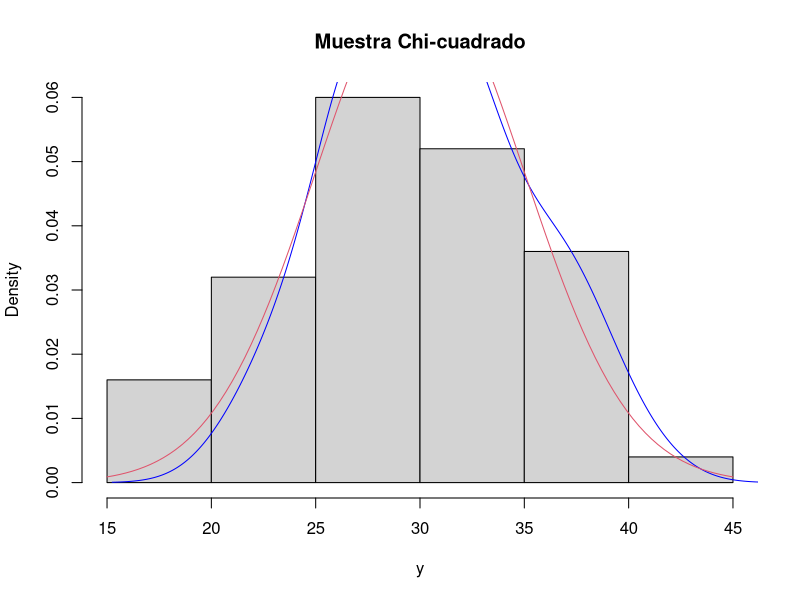
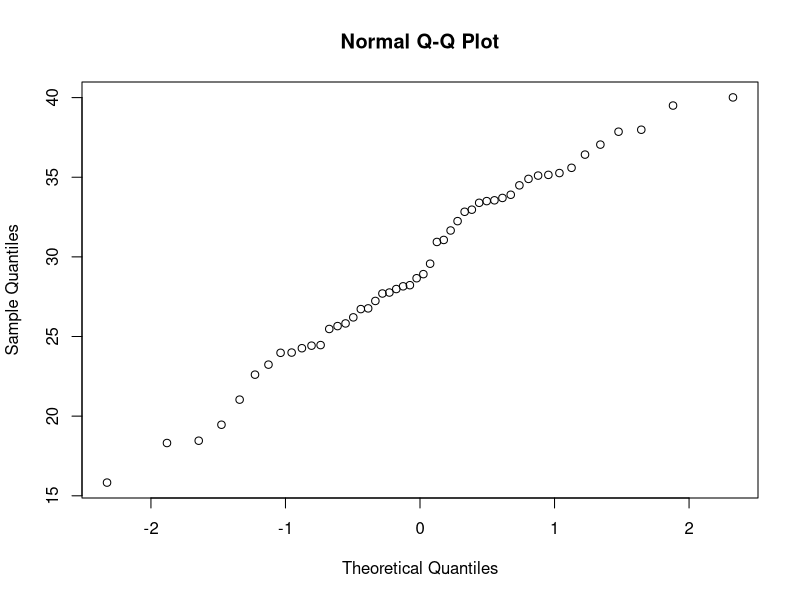
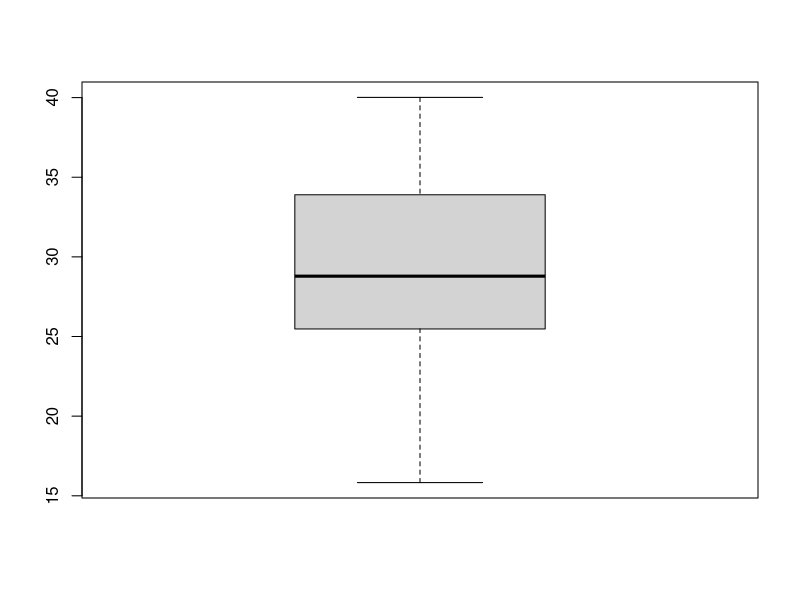
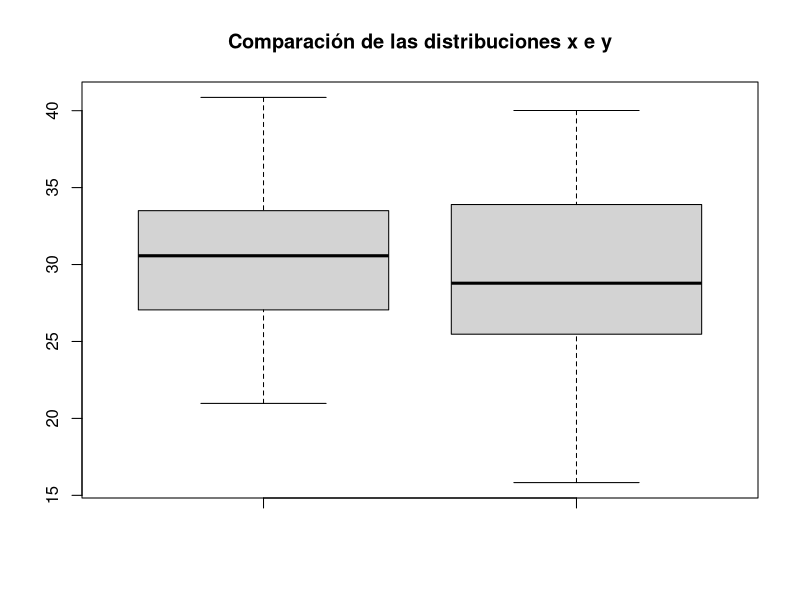
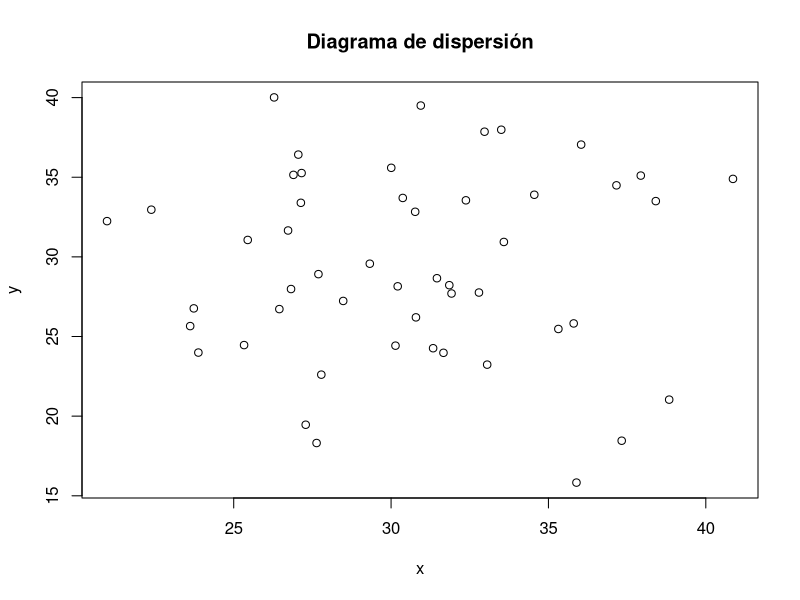
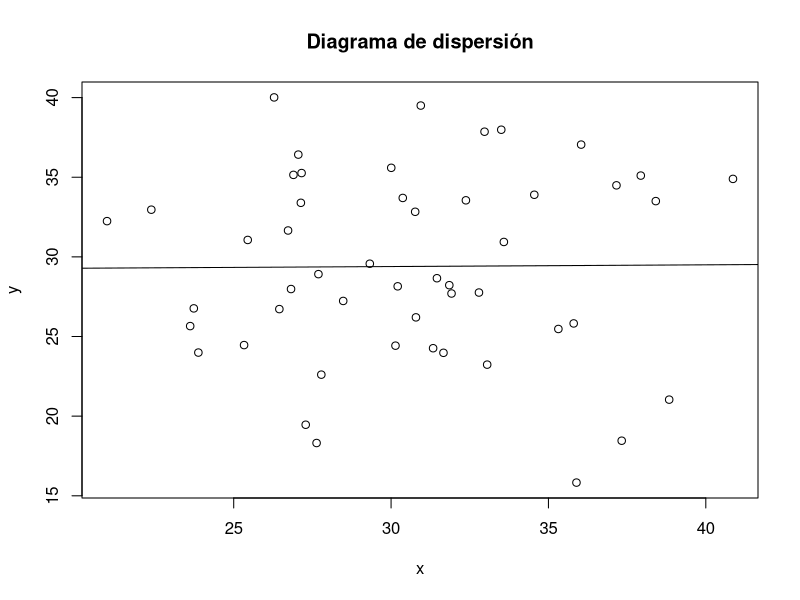
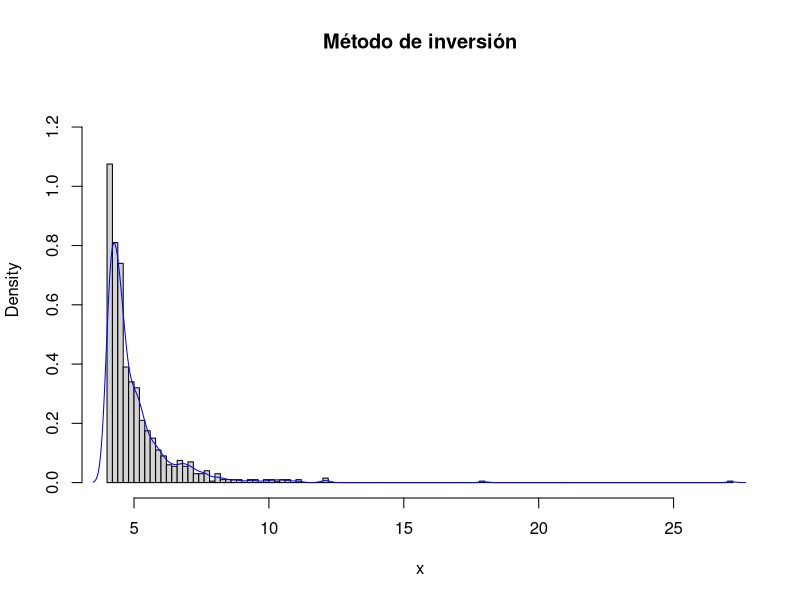
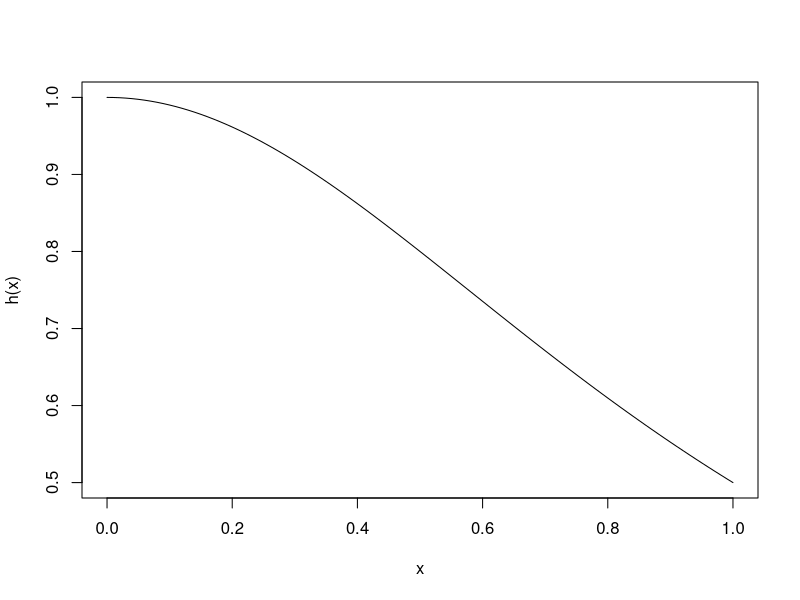

The R source for these figures, in order:
#' -------------------------------------------------------------------------------------
#' Carlota Valdivia Manzano
#' Estadistica Computacional
#' Curso 2021-2022
#' --------------------------------------------------------------------------------------

#' -------------------------------REPASO PARCIAL 2---------------------------------------

#' --Ejercicio 1-------------------------------------------------------------------------

#' Establecemos la semilla del generador de números aleatorios
set.seed(1)

#' Generamos 50 valores desde una distribución Chi-cuadrado con n= 30 grados de libertad
#' y lo almacenamos en un vector y
y<-rchisq(50, df = 30)

#' Generamos 50 valores desde una distribución Normal con media 30 y desviación típica 5
#' y lo almacenamos en un vector x
x<-rnorm(50, mean = 30, sd = 5)

#' Calculamos la media, la desviación típica y los tres cuartiles de y
mean_y<-mean(y)
sd_y<-sd(y)
quantile(y, c(0.25,0.5,0.75))

#' Representamos un histograma de los datos almacenados en y
hist(y, breaks="FD",freq=FALSE,main="Muestra Chi-cuadrado")

#' Suporponemos al histograma anterior la curva de la densidad Normal con media y desviación
#' típica la de los datos.
lines(density(x),col='blue')
curve(dnorm(x,mean=30, sd=5),add=TRUE,col=2)

#' Representamos un gráfico probabilístico normal de los valores de y 
qqnorm(y)

#' Representamos un gráfico de cajas de los valores de y
boxplot(y)

#' Representamos un gráfico de cajas múltiples (2 cajas) que permita comparar la distribución
#' x e y
boxplot(x, y, main = "Comparación de las distribuciones x e y")

#' Representamos un diagrama de dispersión de los valores de x (en el eje horizontal) frente
#' a los valores de y (en el eje vertical).
plot(x, y, main = "Diagrama de dispersión")

#' Ajustamos un modelo de regresión lineal con los datos almacenados en x e y.
mod <- lm(y ~ 1 + x)

#' Representamos el modelo ajustado sobre el diagrama de dispersión anterior
plot(x, y, main = "Diagrama de dispersión")
abline(mod)

#' Borramos memoria

rm(list=ls(all=TRUE))




#' --Ejercicio 2-------------------------------------------------------------------------

#' Escribir una función que simule el lanzamiento de n dados
#' * La función tendrá un único argumento, el número de lanzamientos n, y tomará el valor 
#'   4 por defecto. 
#' * La función devolverá como posibles valores: TRUE, si se obtiene al menos un 6
#'                                               FALSE, en caso contrario

lanzamiento.dados<-function(n=4)
{
    x<-sample(1:6,n,replace=FALSE)

    print(x)

    return(any(x == 6)) 
}

#' Utilizamos la función anterior para simular nsim=1000 jugadas de este juego, y calcular
#' la proporción de veces que se gana la apuesta de "obtener al menos un 6 en n=4 lanzamientos"
nsim<-1000
x<-sapply(rep(4,nsim), lanzamiento.dados)
mean(x)

#' Comparamos el resultado con la probabilidad exacta que es 1 - (5/6)^n
1-(5/6)^4

#' Borramos memoria

rm(list=ls(all=TRUE))



#' --Ejercicio 3-------------------------------------------------------------------------

#' Utilizando el método de inversión vamos a generar n=1000 valores de una distribución 
#' Pareto con parámetros a=5 y b=4.
n<-1000
a<-5
b<-4

set.seed(1)
u<-runif(n)

#' Evaluamos usando gráficos y el contraste de Kolmogorov-Smirnow que en efecto los valores
#' generados provienen de dicha distribución.

inversa.pareto<-function(u, a, b) {
  (b/(1-u)^(1/a))
}

x<-inversa.pareto(u,a,b)

#' Creamos el gráfico
hist(x, breaks="FD", freq=FALSE, main="Método de inversión", ylim=c(0,1.3))
lines(density(x), col="blue")

#' Evaluamos el contraste de Kolmogorov-Smirnow
f.pareto<-function(x, a, b) {
  ifelse(x >= b, (a*b^a)/(x^(a+1)), 0)
}

F.pareto<-function(x, a, b) {
  ifelse(x >= b, 1-(b/x)^a, 0)
}

ks.test(x,F.pareto,a=a,b=b)

#' Borramos memoria
rm(list=ls(all=TRUE))



#' --Ejercicio 4-------------------------------------------------------------------------

#' Utilizando la intregración de Monte Carlo se pide aproximar la integral y calcular el error
#' de aproximación.
#' Para ello consideramos un número suficientemene grande de simulaciones, evaluando la 
#' convergencia mediante un gráfico.

#' Definimos la función a integrar
h<-function(x) {
  1/(1+x^2)
}

#' Visualizamos la función en el dominio de integración
curve(h,0,1)

#' Fijamos el número de simulaciones
nsim<-1000

#' Calculamos la aproximación
set.seed(1)
x<-runif(nsim)
hx<-sapply(x,h)
mean(h)

#' Valor exacto
pi/4

#' Aproximaciones para $n=1,...,nsim$
estim<-cumsum(hx)/(1:nsim)

#' Errores de estimación correspondientes
estim.err<-sqrt(cumsum((hx-estim)^2))/(1:nsim)

plot(1:nsim,estim,type='l',ylab='Aproximación y límites de error', xlab='Número de simulaciones')
z<-qnorm(0.025,lower.tail = FALSE)
lines(estim - z*estim.err,col='blue',lwd=2,lty=3)
lines(estim + z*estim.err,col='blue',lwd=2,lty=3)
abline(h=pi/4,col=2)

#' Aproximación final y su error
estim[nsim]
estim.err[nsim]


#' Borramos memoria

rm(list=ls(all=TRUE))